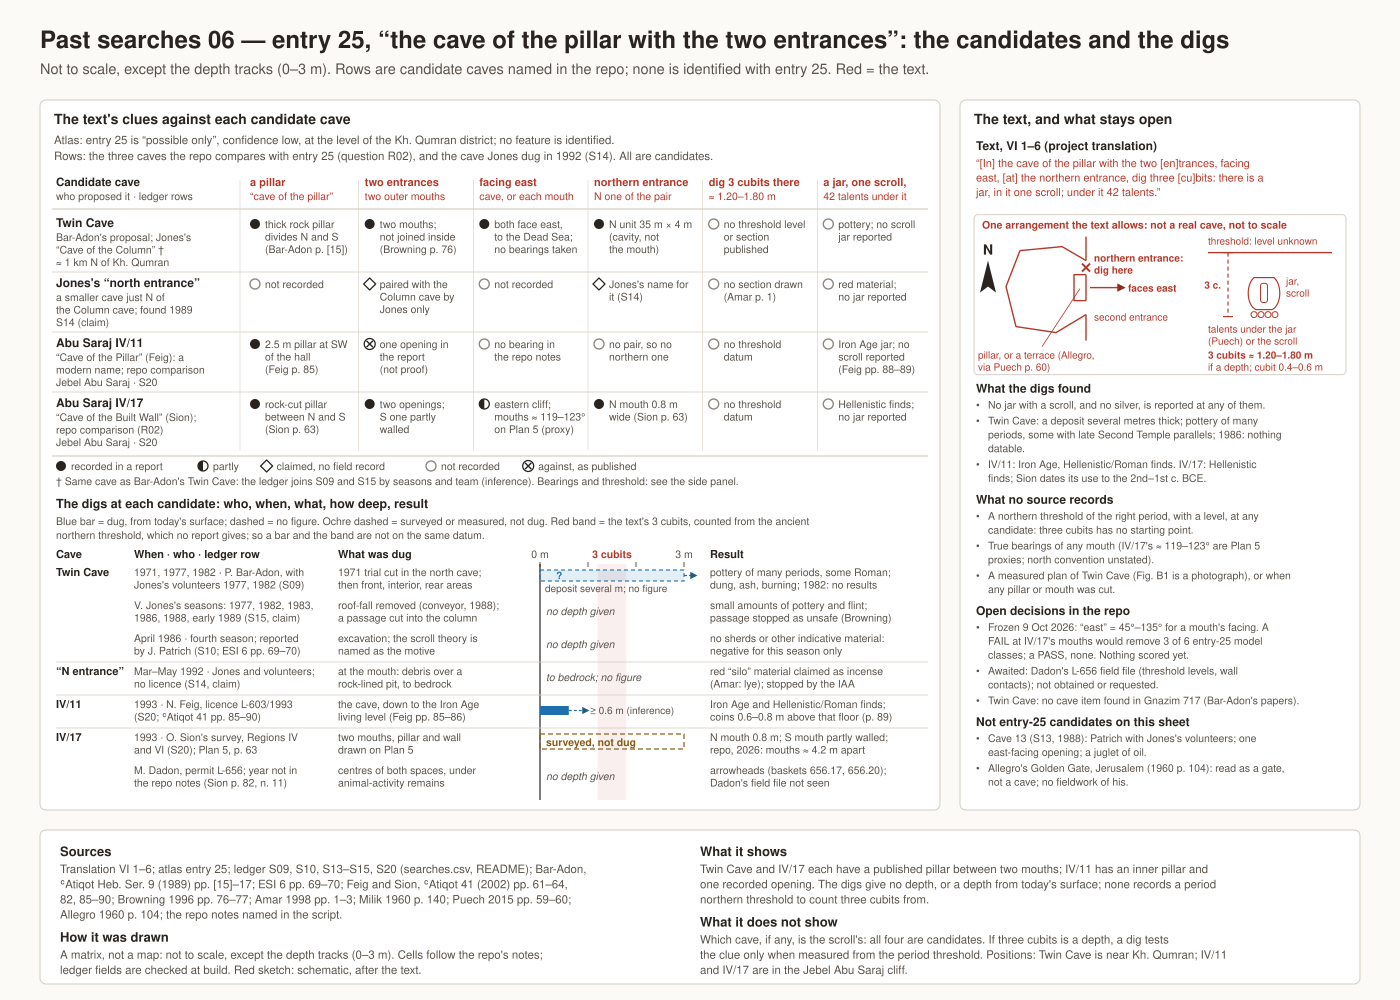

This chart was generated by the following Python code:
"""Past searches 06: entry 25, "the cave of the pillar with the two entrances": the candidates and the digs.

The matrix sets the text's clues against each candidate cave that the repo compares with entry 25.
The lower block lists who dug at each candidate, when, what, how deep and with what result.
Nothing here identifies the scroll's cave: every row is a candidate.

Sources (repo paths; publication pages as the repo notes give them):
- text/translation_en.json VI 1-6; text/readings.json e25-direction; atlas/app/atlas-data.json entry "25".
- research/history/salvage_records/searches.csv rows S09, S10, S13, S14, S15, S20, and README.md
  (Browning, BA 59 (1996) pp. 75-77; Amar, DSD 5 (1998) pp. 1-3; Patrich and Arubas, IEJ 39 (1989) pp. 43-49).
- Twin Cave: research/sources/baradon1989_capture_direct_review_2026-10-01.md and
  twin_cave_supplied_image_checked_review_2026-10-01.md (Bar-Adon, Atiqot Hebrew Series 9 (1989) pp. [15]-17,
  Figs. B1-B2); research/sources/esi6_cave_survey_review_2026-10-01.md (ESI 6 pp. 69-70);
  research/sites/entry25_twin_cave_followup_2026-10-01.md (Taylor p. 17; Eshel p. 22);
  research/measurements/cycle3/twin_archive.md (Gnazim fonds 717); registration/entry25_twin_cave_features_2026-10-01.json.
- Abu Saraj IV/11 and IV/17: research/sources/atiqot41_iv11_iv17_review_2026-10-01.md (Feig, Atiqot 41 pp. 85-90,
  Plan 1; Sion, Atiqot 41 pp. 61-64, Plan 5); research/measurements/cycle3/iv17_phase.md (Sion pp. 81-82, note 11);
  registration/entry25_abu_saraj_features_2026-10-01.json; research/assessments/entry25_iv17/README.md and
  assessment.json; research/preregistration/entry25_iv17_rules/ (README.md, RULES.md, rules.json).
- Readings: research/sources/entry25_direction_review_2026-10-02.md (Milik, ADAJ 4-5 (1960) p. 140);
  research/measurements/cycle4/puech_entry25.md (Puech 2015 pp. 59-60).
- Other proposals: research/history/allegro1960_treasure_extracted.md (p. 104) and
  allegro1964_treasure_2nd_ed_extracted.md (pp. 120-121, list of fieldwork); research/sites/entry25_cave_access_review_2026-10-01.md
  (Maresha Tomb 515).
"""
import csv
import json
import re
import sys
from pathlib import Path

sys.path.insert(0, str(Path(__file__).resolve().parent))
from common import S, P, BLUE, RED, GREY, REPO, page, out_path, bullets  # noqa: E402

INK, SUB, LOOK = P["ink"], P["sub"], P["ochre_d"]

# ---------------------------------------------------------------- data checks
tr = json.loads((REPO / "text" / "translation_en.json").read_text(encoding="utf-8"))
TEXT = " ".join(tr[f"VI {i}"] for i in range(1, 7))
TEXT = re.sub(r"\{\{([^|}]*)\|[^}]*\}\}", r"\1", TEXT)
assert TEXT == ("[In] the cave of the pillar with the two [en]trances, facing east, [at] the northern entrance, "
                "dig three [cu]bits: there is a jar, in it one scroll; under it 42 talents."), TEXT

atlas = json.loads((REPO / "atlas" / "app" / "atlas-data.json").read_text(encoding="utf-8"))
E25 = next(e for e in atlas["entries"] if e["id"] == "25")
assert E25["lines"] == "VI 1-6" and E25["status"] == "possible only" and E25["confidence"] == "low"
assert [k["placeId"] for k in E25["candidates"]] == ["kh_qumran"]

with open(REPO / "research" / "history" / "salvage_records" / "searches.csv", encoding="utf-8", newline="") as fh:
    LEDGER = {r["search_id"]: r for r in csv.DictReader(fh)}
L = LEDGER
assert sorted(k for k, r in L.items() if "25" in r["entry_ids"].split(";")) == ["S09", "S10", "S14", "S20"]
assert L["S09"]["when_text"] == "1971, 1977, 1982" and "several metres deep" in L["S09"]["extent_depth"]
assert "Vendyl Jones" in L["S09"]["who"] and "1982 season produced no results" in L["S09"]["found"]
assert L["S10"]["when_text"] == "April 1986" and L["S10"]["extent_depth"] == "not given"
assert "no sherds" in L["S10"]["found"] and L["S10"]["result"] == "negative"
assert "bedrock" in L["S14"]["extent_depth"] and "30-50 cm" in L["S14"]["extent_depth"]
assert "No section drawing" in L["S14"]["extent_depth"] and (L["S14"]["result"], L["S14"]["kind"]) == ("claimed_find", "CLAIM")
assert "slightly north of the Cave of the Column" in L["S14"]["looked_at"] and "1989 season" in L["S14"]["looked_at"]
assert L["S15"]["entry_ids"] == "" and "conveyor" in L["S15"]["extent_depth"] and "unsafe" in L["S15"]["extent_depth"]
assert "1977, 1982, 1983, 1986 (alone), 1988 and early 1989" in L["S15"]["when_text"]
assert "twin openings by 11Q" in L["S15"]["looked_at"] and "do not reach the same cavity" in L["S15"]["coverage_notes"]
assert (L["S15"]["result"], L["S15"]["kind"]) == ("unknown", "CLAIM")
assert "60-80 cm" in L["S20"]["extent_depth"] and "L-603/1993" in L["S20"]["when_text"]
assert L["S13"]["entry_ids"] == "" and "faces east" in L["S13"]["looked_at"]

twin = json.loads((REPO / "registration" / "entry25_twin_cave_features_2026-10-01.json").read_text(encoding="utf-8"))
tf = twin["published_features"]
assert tf["mouth_count"] == 2 and tf["mouth_aspect"] == "both east toward Dead Sea"
assert (tf["northern_cavity"]["length_metres"], tf["northern_cavity"]["average_width_metres"]) == (35, 4)
assert tf["surveyed_azimuths_degrees"] is None and twin["figure_B1"]["type"] == "exterior photograph"
assert twin["records"]["diaries_record_areas_and_depths"] is True
assert twin["dating"]["northern_threshold_date_established"] is False

abu = {k["id"]: k for k in json.loads((REPO / "registration" / "entry25_abu_saraj_features_2026-10-01.json")
                                      .read_text(encoding="utf-8"))["candidates"]}
iv11, iv17 = abu["Abu_Saraj_IV_11"]["observed"], abu["Abu_Saraj_IV_17"]["observed"]
assert iv11["pillar_height_metres"] == 2.5 and iv11["labelled_exterior_opening_pair"] is False
assert iv17["mouth_count"] == 2 and iv17["northern_mouth_width_metres"] == 0.8
assert iv17["separating_feature"] == "rock-cut pillar" and iv17["exact_mouth_bearings_degrees"] is None

ass = json.loads((REPO / "research" / "assessments" / "entry25_iv17" / "assessment.json").read_text(encoding="utf-8"))
BEAR = sorted(round(a["nominal_degrees"]) for a in ass["direction"]["apertures"])
assert BEAR == [119, 123] and ass["depth_branch"]["ancient_threshold_elevation"] is None
assert ass["next_record"]["field_file_inspected"] is False

rules = json.loads((REPO / "research" / "preregistration" / "entry25_iv17_rules" / "rules.json")
                   .read_text(encoding="utf-8"))
east = next(w for w in rules["aspect_rule"]["direction_words"] if w["word"] == "east")
SECTOR = east["primary_sector_deg"]
assert SECTOR == [45.0, 135.0] and rules["written_utc_date"] == "2026-10-09"
assert sorted(rules["aspect_rule"]["candidates"]) == ["iv11", "iv17", "twin"]
N_CLASSES = len(rules["aspect_rule"]["entry25_classes"]["classes"])
FAIL_REMOVES = next(e["removes"] for e in rules["aspect_rule"]["class_effects"]
                    if e["outcome"] == "e25aspect:iv17:mouths:fail")
assert N_CLASSES == 6 and len(FAIL_REMOVES) == 3

CUBIT_LO, CUBIT_HI = 0.40, 0.60            # the repo's exploratory range for entry 25
D_LO, D_HI = 3 * CUBIT_LO, 3 * CUBIT_HI    # 1.20-1.80 m

# ---------------------------------------------------------------- page
c = page("06", "entry 25, “the cave of the pillar with the two entrances”: the candidates and the digs",
         "Not to scale, except the depth tracks (0–3 m). Rows are candidate caves named in the repo; "
         "none is identified with entry 25. Red = the text.")
TOP, BOTTOM = 100, 810
mx, my, mw, mh = S.panel(
    c, 40, TOP, 900, BOTTOM - TOP, "The text's clues against each candidate cave",
    ["Atlas: entry 25 is “possible only”, confidence low, at the level of the Kh. Qumran district; "
     "no feature is identified.",
     "Rows: the three caves the repo compares with entry 25 (question R02), and the cave Jones dug in 1992 (S14). "
     "All are candidates."])


# ---------------- glyphs for the matrix
def g_rec(x, y):
    c.circle(x, y, 5, fill=INK)


def g_part(x, y):
    c.circle(x, y, 5, fill=P["panel"], stroke=INK, width=1.3)
    c.path(f"M{x},{y - 5} A5,5 0 0,0 {x},{y + 5} Z", fill=INK)


def g_claim(x, y):
    c.path(f"M{x},{y - 6} L{x + 6},{y} L{x},{y + 6} L{x - 6},{y} Z", fill=P["panel"], stroke=INK, width=1.3)


def g_none(x, y):
    c.circle(x, y, 5, fill=P["panel"], stroke=GREY, width=1.4)


def g_against(x, y):
    c.circle(x, y, 5.5, fill=P["panel"], stroke=INK, width=1.3)
    c.line(x - 3.2, y - 3.2, x + 3.2, y + 3.2, INK, 1.4)
    c.line(x - 3.2, y + 3.2, x + 3.2, y - 3.2, INK, 1.4)


G = {"rec": g_rec, "part": g_part, "claim": g_claim, "none": g_none, "against": g_against}

NAME_X = mx + 8
COL0 = mx + 196
CW = (mx + mw - COL0) / 6
CLUES = [("a pillar", "“cave of the pillar”"), ("two entrances", "two outer mouths"),
         ("facing east", "cave, or each mouth"), ("northern entrance", "N one of the pair"),
         ("dig 3 cubits there", f"≈ {D_LO:.2f}–{D_HI:.2f} m"), ("a jar, one scroll,", "42 talents under it")]

yh = my + 12
c.text(NAME_X, yh + 4, "Candidate cave", 11.5, INK, 700)
c.text(NAME_X, yh + 18, "who proposed it · ledger rows", 10.5, SUB)
for i, (a, b) in enumerate(CLUES):
    x = COL0 + i * CW + 6
    c.text(x, yh + 4, a, 11, RED, 700)
    c.text(x, yh + 18, b, 10.5, RED)
c.line(mx + 4, yh + 27, mx + mw - 4, yh + 27, P["border"], 1.2)

# (name lines, [(state, basis lines) x 6])
ROWS = [
    (["Twin Cave", "Bar-Adon's proposal; Jones's", "“Cave of the Column” †", "≈ 1 km N of Kh. Qumran"],
     [("rec", ["thick rock pillar", "divides N and S", "(Bar-Adon p. [15])"]),
      ("rec", ["two mouths;", "not joined inside", "(Browning p. 76)"]),
      ("rec", ["both face east,", "to the Dead Sea;", "no bearings taken"]),
      ("rec", [f"N unit {tf['northern_cavity']['length_metres']} m × "
               f"{tf['northern_cavity']['average_width_metres']} m", "(cavity, not", "the mouth)"]),
      ("none", ["no threshold level", "or section", "published"]),
      ("none", ["pottery; no scroll", "jar reported"])]),
    (["Jones's “north entrance”", "a smaller cave just N of", "the Column cave; found 1989", "S14 (claim)"],
     [("none", ["not recorded"]),
      ("claim", ["paired with the", "Column cave by", "Jones only"]),
      ("none", ["not recorded"]),
      ("claim", ["Jones's name for", "it (S14)"]),
      ("none", ["no section drawn", "(Amar p. 1)"]),
      ("none", ["red material;", "no jar reported"])]),
    (["Abu Saraj IV/11", "“Cave of the Pillar” (Feig): a", "modern name; repo comparison", "Jebel Abu Saraj · S20"],
     [("rec", [f"{iv11['pillar_height_metres']} m pillar at SW", "of the hall", "(Feig p. 85)"]),
      ("against", ["one opening in", "the report", "(not proof)"]),
      ("none", ["no bearing in", "the repo notes"]),
      ("none", ["no pair, so no", "northern one"]),
      ("none", ["no threshold", "datum"]),
      ("none", ["Iron Age jar; no", "scroll reported", "(Feig pp. 88–89)"])]),
    (["Abu Saraj IV/17", "“Cave of the Built Wall” (Sion);", "repo comparison (R02)", "Jebel Abu Saraj · S20"],
     [("rec", ["rock-cut pillar", "between N and S", "(Sion p. 63)"]),
      ("rec", ["two openings;", "S one partly", "walled"]),
      ("part", ["eastern cliff;", f"mouths ≈ {BEAR[0]}–{BEAR[1]}°", "on Plan 5 (proxy)"]),
      ("rec", [f"N mouth {iv17['northern_mouth_width_metres']} m", "wide (Sion p. 63)"]),
      ("none", ["no threshold", "datum"]),
      ("none", ["Hellenistic finds;", "no jar reported"])]),
]
ROW0, RH = yh + 32, 60
for r, (names, cells) in enumerate(ROWS):
    top = ROW0 + r * RH
    c.text(NAME_X, top + 13, names[0], 12, INK, 700)
    for k, s in enumerate(names[1:]):
        c.text(NAME_X, top + 27 + k * 12.5, s, 10.5, SUB)
    for i, (state, lines) in enumerate(cells):
        x = COL0 + i * CW + 6
        G[state](x + 5, top + 10)
        for k, s in enumerate(lines):
            c.text(x + 15, top + 14 + k * 12.5, s, 10.5, SUB)
    if r < len(ROWS) - 1:
        c.line(mx + 4, top + RH - 2, mx + mw - 4, top + RH - 2, P["border"], 0.8)
for i in range(1, 6):
    x = COL0 + i * CW
    c.line(x, yh - 2, x, ROW0 + len(ROWS) * RH - 4, P["border"], 0.6)
c.line(COL0 - 4, yh - 2, COL0 - 4, ROW0 + len(ROWS) * RH - 4, P["border"], 0.6)

# key
ky = ROW0 + len(ROWS) * RH + 12
c.line(mx + 4, ky - 10, mx + mw - 4, ky - 10, P["border"], 1.2)
kx = NAME_X
for state, lab in (("rec", "recorded in a report"), ("part", "partly"), ("claim", "claimed, no field record"),
                   ("none", "not recorded"), ("against", "against, as published")):
    G[state](kx + 5, ky)
    c.text(kx + 15, ky + 4, lab, 10.5, SUB)
    kx += 30 + len(lab) * 5.6
c.text(NAME_X, ky + 19, "† Same cave as Bar-Adon's Twin Cave: the ledger joins S09 and S15 by seasons and team "
       "(inference). Bearings and threshold: see the side panel.", 10.5, SUB)

# ---------------- the digs
dy0 = ky + 42
c.text(NAME_X, dy0, "The digs at each candidate: who, when, what, how deep, result", 12.5, INK, 700)
c.wrap(NAME_X, dy0 + 17, "Blue bar = dug, from today's surface; dashed = no figure. Ochre dashed = surveyed or "
       "measured, not dug. Red band = the text's 3 cubits, counted from the ancient northern threshold, "
       "which no report gives; so a bar and the band are not on the same datum.", 160, 10.5, fill=SUB)
CAVE_X, WHO_X, WHAT_X, RES_X = NAME_X, NAME_X + 78, NAME_X + 282, NAME_X + 654
D0, PXM = NAME_X + 484, 48.0
DX = lambda m: D0 + m * PXM                 # noqa: E731
hy = dy0 + 50
for x, s in ((CAVE_X, "Cave"), (WHO_X, "When · who · ledger row"), (WHAT_X, "What was dug"),
             (RES_X, "Result")):
    c.text(x, hy, s, 11, INK, 700)
LINE0, LH, NL = hy + 18, 33, 7
grid_top, grid_bot = hy + 6, LINE0 + (NL - 1) * LH + 26
c.rect(DX(D_LO), grid_top, DX(D_HI) - DX(D_LO), grid_bot - grid_top, fill=RED, fill_opacity=0.08)
for m in range(0, 4):
    c.line(DX(m), hy + 4, DX(m), hy + 9, SUB, 1)
    if m in (0, 3):
        c.text(DX(m), hy, f"{m} m", 10.5, SUB, anchor="middle")
c.line(DX(0), grid_top, DX(0), grid_bot, INK, 1.2)
c.text(DX(1.5), hy, "3 cubits", 10.5, RED, 700, anchor="middle")


def dig(i, cave, who, what, result, depth=None):
    y = LINE0 + i * LH
    if cave:
        c.text(CAVE_X, y, cave, 11, INK, 700)
    for k, s in enumerate(who):
        c.text(WHO_X, y + k * 12.5, s, 10.5, SUB)
    for k, s in enumerate(what):
        c.text(WHAT_X, y + k * 12.5, s, 10.5, SUB)
    for k, s in enumerate(result):
        c.text(RES_X, y + k * 12.5, s, 10.5, SUB)
    if depth:
        depth(y + 2)
    return y


def no_depth(text="no depth given"):
    def f(y):
        c.text(DX(0) + 6, y + 4, text, 10.5, SUB, italic=True)
    return f


def several_m(y):
    c.rect(DX(0), y - 8, DX(3) - DX(0), 11, fill=BLUE, fill_opacity=0.12, stroke=BLUE, width=1.1, dash="4 3")
    c.line(DX(3), y - 2.5, DX(3) + 12, y - 2.5, BLUE, 1.2, dash="3 2", arrow="blue")
    c.text(DX(0.4), y + 1, "?", 10, BLUE, 700, anchor="middle")
    c.text(DX(0) + 5, y + 14, "deposit several m; no figure", 10, SUB)


def iv11_depth(y):
    c.rect(DX(0), y - 4, DX(0.6) - DX(0), 9, fill=BLUE)
    c.line(DX(0.6), y + 0.5, DX(1.0), y + 0.5, BLUE, 1.2, dash="3 2", arrow="blue")
    c.text(DX(1.05), y + 4, "≥ 0.6 m (inference)", 10, SUB)


def plan_only(y):
    c.rect(DX(0), y - 9, DX(3) - DX(0), 15, fill="none", stroke=LOOK, width=1.2, dash="5 3")
    c.text(DX(0) + 6, y + 3, "surveyed, not dug", 10.5, LOOK, 600)


dig(0, "Twin Cave", ["1971, 1977, 1982 · P. Bar-Adon, with", "Jones's volunteers 1977, 1982 (S09)"],
    ["1971 trial cut in the north cave;", "then front, interior, rear areas"],
    ["pottery of many periods, some Roman;", "dung, ash, burning; 1982: no results"], several_m)
dig(1, "", ["V. Jones's seasons: 1977, 1982, 1983,", "1986, 1988, early 1989 (S15, claim)"],
    ["roof-fall removed (conveyor, 1988);", "a passage cut into the column"],
    ["small amounts of pottery and flint;", "passage stopped as unsafe (Browning)"], no_depth())
dig(2, "", ["April 1986 · fourth season; reported", "by J. Patrich (S10; ESI 6 pp. 69–70)"],
    ["excavation; the scroll theory is", "named as the motive"],
    ["no sherds or other indicative material:", "negative for this season only"], no_depth())
c.line(CAVE_X, LINE0 + 3 * LH - 13, mx + mw - 4, LINE0 + 3 * LH - 13, P["border"], 0.8)
dig(3, "“N entrance”", ["Mar–May 1992 · Jones and volunteers;", "no licence (S14, claim)"],
    ["at the mouth: debris over a", "rock-lined pit, to bedrock"],
    ["red “silo” material claimed as incense", "(Amar: lye); stopped by the IAA"],
    no_depth("to bedrock; no figure"))
c.line(CAVE_X, LINE0 + 4 * LH - 13, mx + mw - 4, LINE0 + 4 * LH - 13, P["border"], 0.8)
dig(4, "IV/11", ["1993 · N. Feig, licence L-603/1993", "(S20; ʿAtiqot 41 pp. 85–90)"],
    ["the cave, down to the Iron Age", "living level (Feig pp. 85–86)"],
    ["Iron Age and Hellenistic/Roman finds;", "coins 0.6–0.8 m above that floor (p. 89)"], iv11_depth)
c.line(CAVE_X, LINE0 + 5 * LH - 13, mx + mw - 4, LINE0 + 5 * LH - 13, P["border"], 0.8)
dig(5, "IV/17", ["1993 · O. Sion's survey, Regions IV", "and VI (S20); Plan 5, p. 63"],
    ["two mouths, pillar and wall", "drawn on Plan 5"],
    ["N mouth 0.8 m; S mouth partly walled;", "repo, 2026: mouths ≈ 4.2 m apart"], plan_only)
dig(6, "", ["M. Dadon, permit L-656; year not in", "the repo notes (Sion p. 82, n. 11)"],
    ["centres of both spaces, under", "animal-activity remains"],
    ["arrowheads (baskets 656.17, 656.20);", "Dadon's field file not seen"], no_depth())

# ---------------------------------------------------------------- side panel
SX, SY, SW, SH = S.panel(c, 960, TOP, 400, BOTTOM - TOP, "The text, and what stays open")
x0 = SX + 8
y = SY + 12
c.text(x0, y, "Text, VI 1–6 (project translation)", 12, INK, 700)
y = c.wrap(x0, y + 17, f"“{TEXT}”", 64, 11, fill=RED) + 2


def jar(cx, base, s=1.0):
    w, h = 18 * s, 32 * s
    c.path(f"M{cx - w * 0.45:.1f},{base:.1f} C{cx - w:.1f},{base - h * 0.15:.1f} {cx - w:.1f},{base - h * 0.8:.1f} "
           f"{cx - w * 0.55:.1f},{base - h:.1f} L{cx + w * 0.55:.1f},{base - h:.1f} C{cx + w:.1f},{base - h * 0.8:.1f} "
           f"{cx + w:.1f},{base - h * 0.15:.1f} {cx + w * 0.45:.1f},{base:.1f} Z",
           fill=P["panel"], stroke=RED, width=1.2)
    c.rect(cx - 3.5 * s, base - h * 0.82, 7 * s, h * 0.6, fill="none", stroke=RED, width=1, rx=2.5)


# schematic of the text's own arrangement (one reading; not any real cave)
by, BH = y + 2, 160
c.rect(x0 - 2, by, SW - 12, BH, fill="none", stroke=P["border"], width=1, rx=4)
c.text(x0 + 6, by + 14, "One arrangement the text allows: not a real cave, not to scale", 10.5, RED, 600)
X, Y = x0 + 110, by + 20
NG, PIL, SG = (Y + 26, Y + 40), (Y + 40, Y + 66), (Y + 66, Y + 80)
outline = [(X, NG[0]), (X - 24, Y + 12), (X - 66, Y + 16), (X - 80, Y + 52), (X - 70, Y + 92),
           (X - 30, Y + 98), (X, SG[1])]
c.polyline(outline + [(X, SG[0]), (X - 12, SG[0]), (X - 12, NG[1]), (X, NG[1])],
           fill=P["panel"], stroke="none", close=True)
c.polyline(outline, stroke=RED, width=1.4)
c.polyline([(X, SG[0]), (X - 12, SG[0]), (X - 12, NG[1]), (X, NG[1])], stroke=RED, width=1.4)
c.line(X, NG[1], X, SG[0], RED, 1.4)
for a, b in ((Y + 2, NG[0]), (SG[1], Y + 106)):
    c.line(X, a, X, b, RED, 1.4)
mid = (PIL[0] + PIL[1]) / 2
c.line(X + 4, mid, X + 38, mid, RED, 1.4, arrow="red")
S.deposit(c, X, (NG[0] + NG[1]) / 2, size=4)
S.north_arrow(c, x0 + 12, Y + 52)
c.text(X + 8, NG[0] + 1, "northern entrance:", 10, RED, 600)
c.text(X + 8, NG[0] + 13, "dig here", 10, RED, 600)
c.text(X + 42, mid + 4, "faces east", 10, RED, 600)
c.text(X + 8, SG[1] + 6, "second entrance", 10, RED)
S.leader(c, X - 6, PIL[0] + 14, X - 44, Y + 112, RED)
c.text(x0 + 2, Y + 124, "pillar, or a terrace (Allegro,", 10, RED)
c.text(x0 + 2, Y + 136, "via Puech p. 60)", 10, RED)
# section at the northern entrance
qx = x0 + 246
c.line(qx - 14, Y + 18, qx + 110, Y + 18, RED, 1.4)
c.text(qx - 14, Y + 10, "threshold: level unknown", 10, RED)
c.line(qx + 6, Y + 18, qx + 6, Y + 82, RED, 1.2, dash="4 3")
for yy in (Y + 18, Y + 82):
    c.line(qx + 1, yy, qx + 11, yy, RED, 1.2)
c.text(qx - 1, Y + 54, "3 c.", 10, RED, 600, anchor="end")
jar(qx + 42, Y + 75, 1.0)
for k in range(4):
    c.circle(qx + 32 + k * 7, Y + 80, 3, fill="none", stroke=RED, width=1)
c.text(qx + 64, Y + 50, "jar,", 10, RED)
c.text(qx + 64, Y + 62, "scroll", 10, RED)
c.text(qx - 14, Y + 98, "talents under the jar", 10, RED)
c.text(qx - 14, Y + 110, "(Puech) or the scroll", 10, RED)
c.text(qx - 14, Y + 124, f"3 cubits ≈ {D_LO:.2f}–{D_HI:.2f} m", 10, RED, 600)
c.text(qx - 14, Y + 136, f"if a depth; cubit {CUBIT_LO:.1f}–{CUBIT_HI:.1f} m", 10, RED)
y = by + BH + 18

SIDE_CH, SIDE_GAP = 64, 2
c.text(x0, y, "What the digs found", 12, INK, 700)
y = bullets(c, x0, y + 16, [
    "No jar with a scroll, and no silver, is reported at any of them.",
    "Twin Cave: a deposit several metres thick; pottery of many periods, some with late Second "
    "Temple parallels; 1986: nothing datable.",
    "IV/11: Iron Age, Hellenistic/Roman finds. IV/17: Hellenistic finds; Sion dates its use to "
    "the 2nd–1st c. BCE.",
], SIDE_CH, 10.5, SIDE_GAP)
c.text(x0, y + 6, "What no source records", 12, INK, 700)
y = bullets(c, x0, y + 22, [
    "A northern threshold of the right period, with a level, at any candidate: three cubits has no "
    "starting point.",
    f"True bearings of any mouth (IV/17's ≈ {BEAR[0]}–{BEAR[1]}° are Plan 5 proxies; north convention "
    "unstated).",
    "A measured plan of Twin Cave (Fig. B1 is a photograph), or when any pillar or mouth was cut.",
], SIDE_CH, 10.5, SIDE_GAP)
c.text(x0, y + 6, "Open decisions in the repo", 12, INK, 700)
y = bullets(c, x0, y + 22, [
    f"Frozen 9 Oct 2026: “east” = {SECTOR[0]:.0f}°–{SECTOR[1]:.0f}° for a mouth's facing. A FAIL at IV/17's "
    f"mouths would remove {len(FAIL_REMOVES)} of {N_CLASSES} entry-25 model classes; a PASS, none. "
    "Nothing scored yet.",
    "Awaited: Dadon's L-656 field file (threshold levels, wall contacts); not obtained or requested.",
    "Twin Cave: no cave item found in Gnazim 717 (Bar-Adon's papers).",
], SIDE_CH, 10.5, SIDE_GAP)
c.text(x0, y + 6, "Not entry-25 candidates on this sheet", 12, INK, 700)
y = bullets(c, x0, y + 22, [
    "Cave 13 (S13, 1988): Patrich with Jones's volunteers; one east-facing opening; a juglet of oil.",
    "Allegro's Golden Gate, Jerusalem (1960 p. 104): read as a gate, not a cave; no fieldwork of his.",
], SIDE_CH, 10.5, SIDE_GAP)
assert y - 10.5 * 1.32 - SIDE_GAP < BOTTOM - 8, f"side panel overflows: {y}"

S.footer(c, 830, [
    ("Sources", "Translation VI 1–6; atlas entry 25; ledger S09, S10, S13–S15, S20 (searches.csv, README); "
     "Bar-Adon, ʿAtiqot Heb. Ser. 9 (1989) pp. [15]–17; ESI 6 pp. 69–70; Feig and Sion, ʿAtiqot 41 (2002) "
     "pp. 61–64, 82, 85–90; Browning 1996 pp. 76–77; Amar 1998 pp. 1–3; Milik 1960 p. 140; Puech 2015 "
     "pp. 59–60; Allegro 1960 p. 104; the repo notes named in the script."),
    ("How it was drawn", "A matrix, not a map: not to scale, except the depth tracks (0–3 m). Cells follow "
     "the repo's notes; ledger fields are checked at build. Red sketch: schematic, after the text."),
    ("What it shows", "Twin Cave and IV/17 each have a published pillar between two mouths; IV/11 has an "
     "inner pillar and one recorded opening. The digs give no depth, or a depth from today's surface; "
     "none records a period northern threshold to count three cubits from."),
    ("What it does not show", "Which cave, if any, is the scroll's: all four are candidates. If three cubits "
     "is a depth, a dig tests the clue only when measured from the period threshold. Positions: Twin Cave "
     "is near Kh. Qumran; IV/11 and IV/17 are in the Jebel Abu Saraj cliff."),
])
print(c.save(out_path("search_06_entry25_column_cave")))
